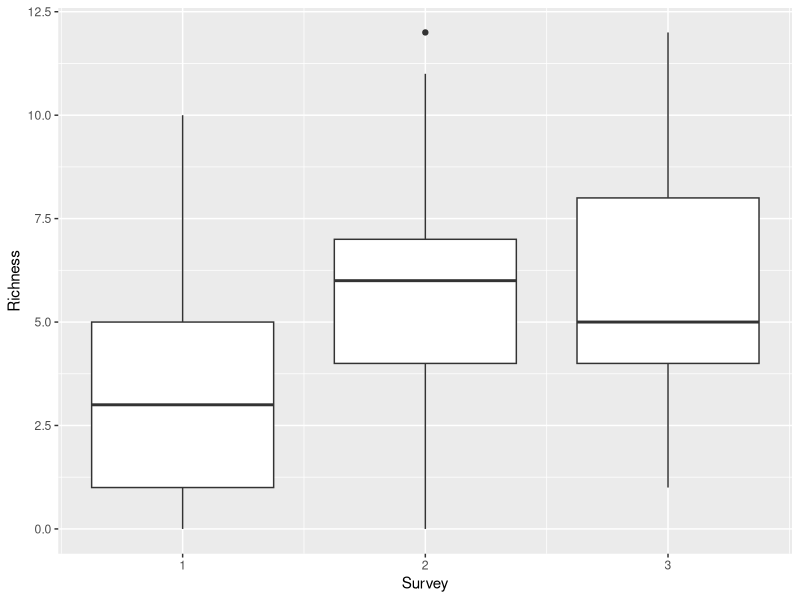
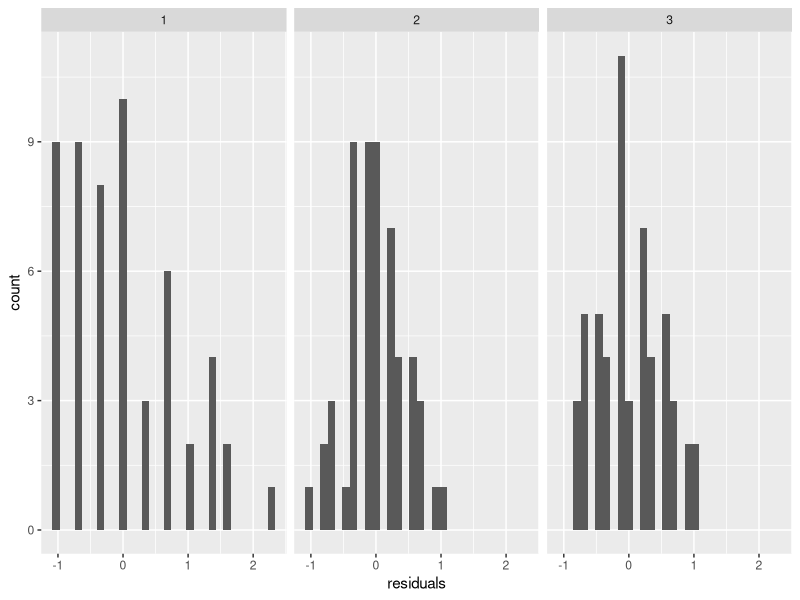

Source code (R) for these figures, in order:
## ---- chunk 1

## ---- chunk 2
library(tidyverse)
## ---- chunk 3
plants <- read.csv("data/plant_abundances.csv")
## ---- chunk 4
long_data <- pivot_longer(plants,
                          cols = 8:ncol(plants),
                          names_to = "Species",
                          values_to = "Abundance")
## ---- chunk 5
# Initialize new column called Presence of all `0`s
long_data$Presence <- 0

# Change this to `1` if Abundance does not equal `Z` for zero
long_data$Presence[long_data$Abundance != "Z"] <- 1

## ---- chunk 6
richness <- long_data %>% 
  group_by(Site, Survey) %>% 
  summarize(Richness = sum(Presence))
## ---- chunk 7
ggplot(richness, aes(x = Survey, y = Richness, group = Survey)) +
  geom_boxplot()
## ---- chunk 8
kruskal.test(Richness ~ Survey, data = richness)
## ---- chunk 9
richness_mod <- glm(Richness ~ factor(Survey), 
                    data = richness, 
                    family = poisson)

summary(richness_mod)

richness$residuals <- richness_mod$residuals

ggplot(richness, aes(x = residuals)) +
  geom_histogram() +
  facet_wrap(~Survey)
